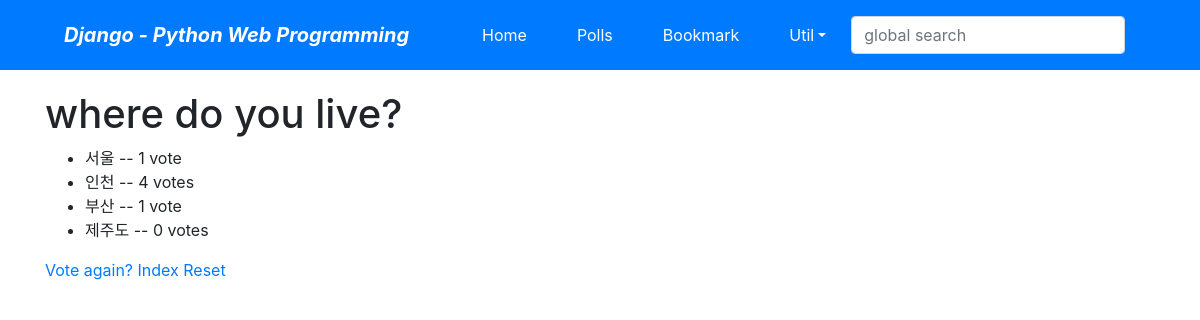
The page /polls/3/result/ (signed in) on the database its author committed.
### polls/models.py (models this page shows, shortened)
class Question(models.Model):
    question_text = models.CharField(max_length=200)
    pub_date = models.DateTimeField(auto_now_add=True)

class Choice(models.Model):
    choice_text = models.CharField(max_length=200)
    votes = models.IntegerField(default=0)
    question_id = models.ForeignKey(Question, on_delete=models.CASCADE)

### polls/views.py (the view)
# urls.py: path('<int:pk>/result/', views.Result.as_view(), name='result'),
class Result(generic.DetailView):
    model = Question
    context_object_name = 'question'
    template_name = 'polls/result.html'

### polls/templates/polls/result.html (shortened to what this page needs)
{% extends 'base.html' %}
{% block content %}
<h1>{{ question.question_text }}</h1>
<ul>
    {% for choice in question.choice_set.all %}
    <li>{{ choice.choice_text }} -- {{ choice.votes }} vote{{ choice.votes|pluralize }}</li>
    {% endfor %}
</ul>
<a href="{% url 'polls:detail' question.id %}">Vote again?</a>
<a href="{% url 'polls:index' %}">Index</a>
<a href="{% url 'polls:reset' question.id %}">Reset</a>
{% endblock %}

### rows shown on the page
Question: question_text "where do you live?"
Choice: choice_text "서울", votes "1"
Choice: choice_text "인천", votes "4"
Choice: choice_text "부산", votes "1"
Choice: choice_text "제주도", votes "0"
